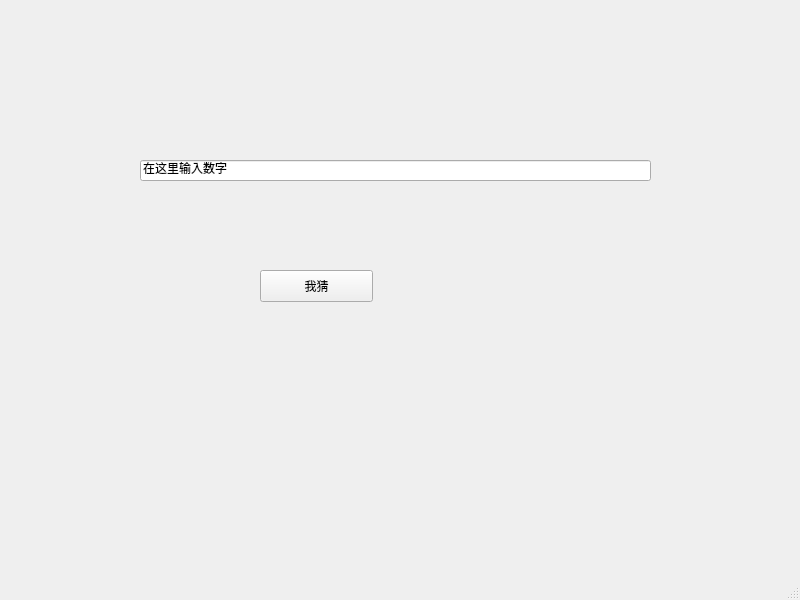
<?xml version="1.0" encoding="UTF-8"?>
<ui version="4.0">
 <class>MainWindow</class>
 <widget class="QMainWindow" name="MainWindow">
  <property name="geometry">
   <rect>
    <x>0</x>
    <y>0</y>
    <width>800</width>
    <height>600</height>
   </rect>
  </property>
  <property name="windowTitle">
   <string>MainWindow</string>
  </property>
  <widget class="QWidget" name="centralwidget">
   <widget class="QPushButton" name="pushButton">
    <property name="geometry">
     <rect>
      <x>260</x>
      <y>270</y>
      <width>113</width>
      <height>32</height>
     </rect>
    </property>
    <property name="toolTip">
     <string>&lt;b&gt;i am a tip&lt;/b&gt;</string>
    </property>
    <property name="text">
     <string>我猜</string>
    </property>
   </widget>
   <widget class="QLineEdit" name="lineEdit">
    <property name="geometry">
     <rect>
      <x>140</x>
      <y>160</y>
      <width>511</width>
      <height>21</height>
     </rect>
    </property>
    <property name="text">
     <string>在这里输入数字</string>
    </property>
   </widget>
  </widget>
  <widget class="QMenuBar" name="menubar">
   <property name="geometry">
    <rect>
     <x>0</x>
     <y>0</y>
     <width>800</width>
     <height>22</height>
    </rect>
   </property>
  </widget>
  <widget class="QStatusBar" name="statusbar"/>
 </widget>
 <resources/>
 <connections>
  <connection>
   <sender>pushButton</sender>
   <signal>clicked()</signal>
   <receiver>MainWindow</receiver>
   <slot>on_pushButton_clicked()</slot>
   <hints>
    <hint type="sourcelabel">
     <x>351</x>
     <y>312</y>
    </hint>
    <hint type="destinationlabel">
     <x>421</x>
     <y>371</y>
    </hint>
   </hints>
  </connection>
 </connections>
 <slots>
  <slot>on_pushButton_clicked()</slot>
 </slots>
</ui>
